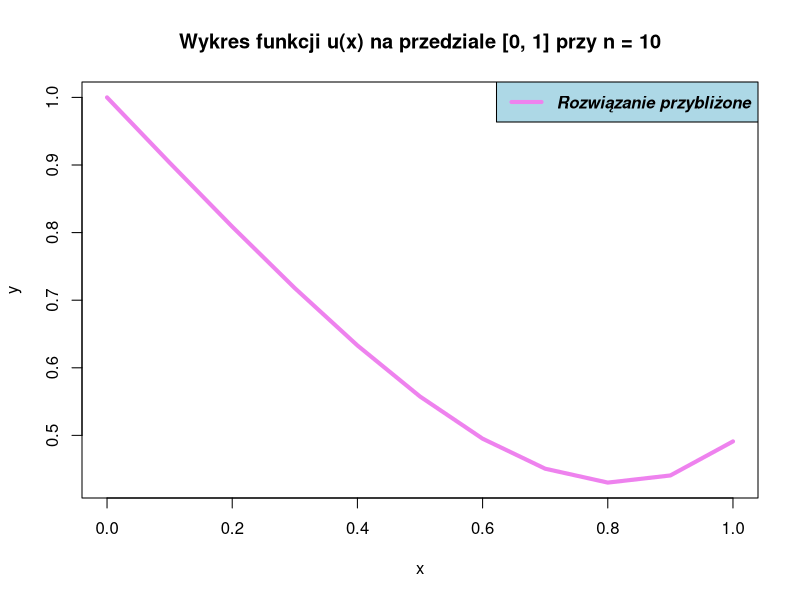
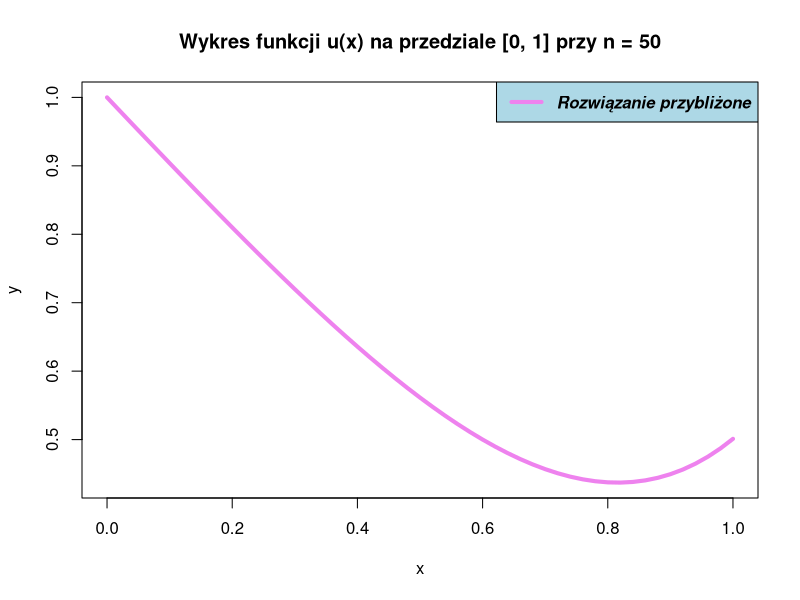
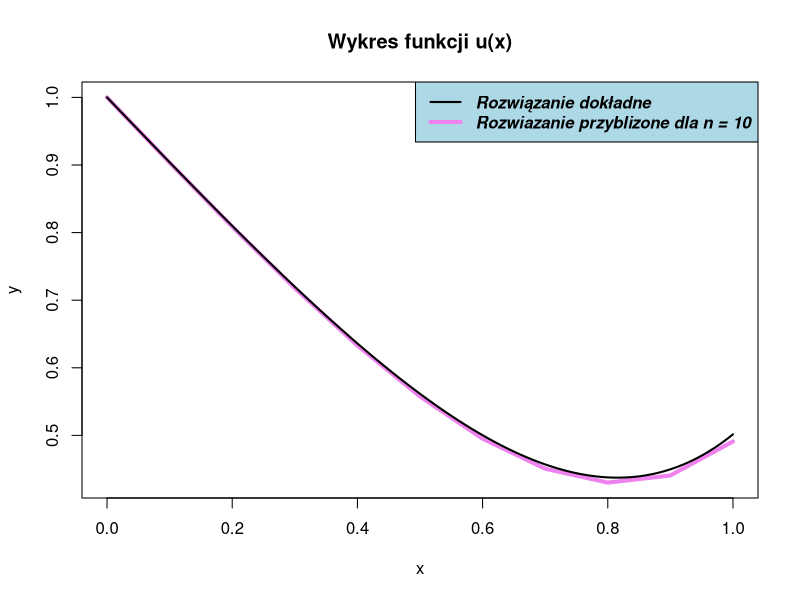
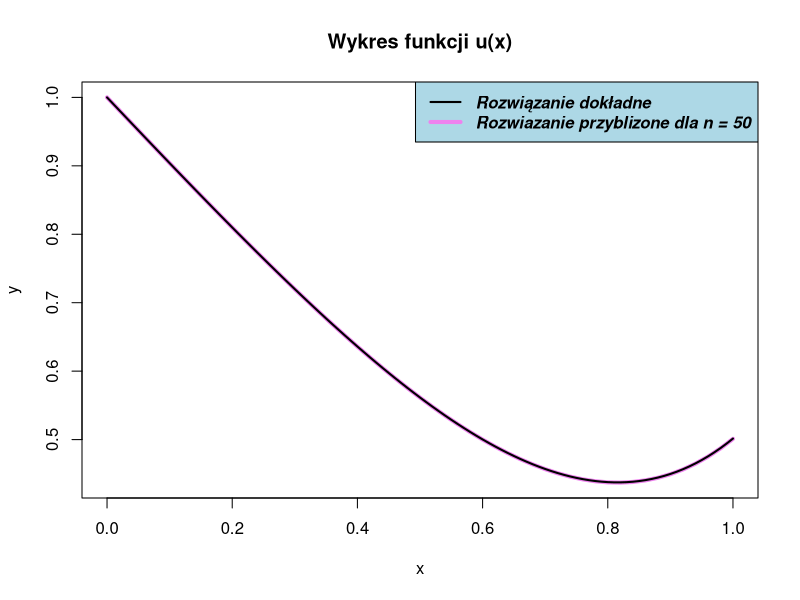

The R source for these figures, in order:
tridiagonal_matrix <- function(below, diagonal, over, func) {
  n <- length(diagonal)
  
  over[1] <- over[1] / diagonal[1]
  func[1] <- func[1] / diagonal[1]
  
  for(i in 2:(n - 1)) {
    over[i] <- over[i] / (diagonal[i] - below[i - 1] * over[i - 1])
    func[i] <- (func[i] - below[i - 1] * func[i - 1]) /
      (diagonal[i] - below[i - 1] * over[i - 1])
  }
  func[n] <- (func[n] - below[n - 1] * func[n - 1]) /
    (diagonal[n] - below[n - 1] * over[n - 1])

  x <- vector(length = n)
  x[n] <- func[n]
  for(i in (n - 1):1)
    x[i] <- func[i] - over[i] * x[i + 1]
  
  return(x)
}

f <- function(x){
  return (x*x + 3)
}

solve_equation <- function(n){
  h = 1 / n
  
  diag <- vector(length = n)
  below <- vector(length = n-1)
  over <- vector(length = n-1)
  func <- vector(length = n)
  
  diag_coof <- 1 - 2/h^2
  below_coof <- 1/h^2 + 1/h
  over_coof <- 1/h^2 - 1/h
  
  for (i in 1:(n-1)){
    func[i] <- f(i * h)
    diag[i] <- diag_coof
    below[i] <- below_coof
    over[i] <- over_coof
  }
  
  func[1] = func[1] - below_coof
  
  diag[n] <- diag_coof + over_coof*(-h)
  below[n-1] <- below_coof + over_coof
  func[n] <- f(1) - over_coof * 2 * h
  
  output <- tridiagonal_matrix(below, diag, over, func)
  output <- c(1, output)
  return (output)
}

plot_approximate_sollution <- function(eq, color="violet"){
  n = length(eq) - 1
  h = 1 / n
  a = 0
  b = 1
  x_vals = seq(a, b, h)
  
  plot(x_vals, eq, type="l", col=color, lwd="4",
       main=paste("Wykres funkcji u(x) na przedziale [0, 1] przy n =", n), xlab="x", ylab="y")
  legend(x="topright", legend=c("Rozwiązanie przybliżone"),
         col=c("violet"), lwd=c(4), text.font=4, bg='lightblue')
}

exact_u <- function(x){
  (24*(exp(1) - 1)/(5 * exp(1)))*x*exp(x) - 8*exp(x) + x^2 + 4*x + 9
}

compare_with_exact <- function(approximation, color="violet"){
  n = length(approximation) - 1
  h = 1 / n
  a = 0
  b = 1
  x_vals = seq(a, b, h)
  
  plot(x_vals, approximation, type="l", col=color, lwd="4",
       main="Wykres funkcji u(x)", xlab="x", ylab="y")
  curve(exact_u, from=a, to=b, lwd=2, add=TRUE)
  legend(x="topright", legend=c("Rozwiązanie dokładne",
                                paste("Rozwiazanie przyblizone dla n =",n)),
         col=c("black", "violet"), lwd=c(2, 4), text.font=4, bg='lightblue')
  
  exact_vals = exact_u(x_vals)
  error = abs(exact_vals - approximation)
  global_error <- max(error)
  return(global_error)
}

approx10 <- solve_equation(10)
approx50 <- solve_equation(50)

print(approx10)
print(approx50)

plot_approximate_sollution(approx10)
plot_approximate_sollution(approx50)

compare_with_exact(approx10)
compare_with_exact(approx50)

